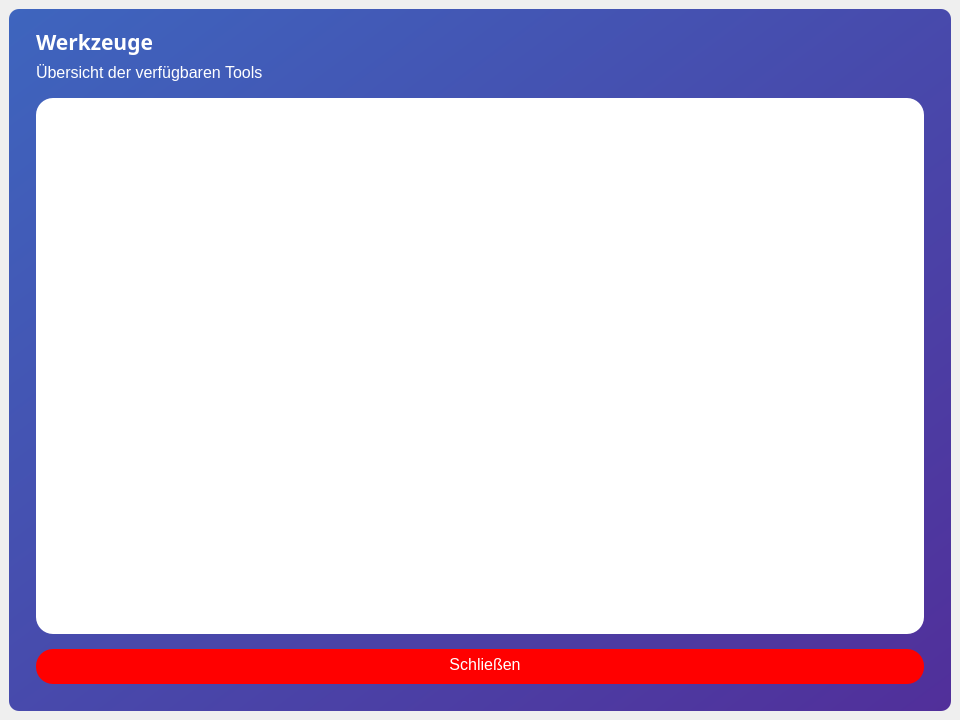
<?xml version="1.0" encoding="UTF-8"?>
<ui version="4.0">
 <class>MainWindow</class>
 <widget class="QMainWindow" name="MainWindow">
  <property name="geometry">
   <rect>
    <x>0</x>
    <y>0</y>
    <width>960</width>
    <height>720</height>
   </rect>
  </property>
  <property name="minimumSize">
   <size>
    <width>960</width>
    <height>720</height>
   </size>
  </property>
  <property name="windowTitle">
   <string>MainWindow</string>
  </property>
  <widget class="QWidget" name="centralwidget">
   <property name="styleSheet">
    <string notr="true"/>
   </property>
   <layout class="QVBoxLayout" name="verticalLayout">
    <property name="leftMargin">
     <number>9</number>
    </property>
    <property name="topMargin">
     <number>9</number>
    </property>
    <property name="rightMargin">
     <number>9</number>
    </property>
    <item>
     <widget class="QFrame" name="shadow_frame">
      <property name="styleSheet">
       <string notr="true">QFrame {
background-color: qlineargradient(spread:pad, x1:0, y1:0, x2:1, y2:1, stop:0 rgba(62, 101, 190, 255), stop:1 rgba(81, 47, 154, 255));
border-radius: 10px;
}


</string>
      </property>
      <property name="frameShape">
       <enum>QFrame::StyledPanel</enum>
      </property>
      <property name="frameShadow">
       <enum>QFrame::Raised</enum>
      </property>
      <layout class="QVBoxLayout" name="verticalLayout_3">
       <property name="leftMargin">
        <number>27</number>
       </property>
       <property name="topMargin">
        <number>18</number>
       </property>
       <property name="rightMargin">
        <number>27</number>
       </property>
       <property name="bottomMargin">
        <number>18</number>
       </property>
       <item>
        <widget class="QLabel" name="label">
         <property name="font">
          <font>
           <family>Segoe UI Light</family>
           <pointsize>16</pointsize>
           <weight>75</weight>
           <bold>true</bold>
          </font>
         </property>
         <property name="styleSheet">
          <string notr="true">background-color: rgba(0, 0, 0, 0);
color: rgb(255, 255, 255);
font-size: 16pt;
font-family: &quot;Segoe UI Light&quot;;
font-weight: bold;</string>
         </property>
         <property name="text">
          <string>Werkzeuge</string>
         </property>
         <property name="indent">
          <number>0</number>
         </property>
        </widget>
       </item>
       <item>
        <widget class="QLabel" name="label_2">
         <property name="styleSheet">
          <string notr="true">background-color: rgba(0, 0, 0, 0);
color: rgb(255, 255, 255);
font-size: 12pt;
font-family: &quot;Segoe UI Light&quot;;
margin-bottom: 10px;</string>
         </property>
         <property name="text">
          <string>Übersicht der verfügbaren Tools</string>
         </property>
         <property name="indent">
          <number>0</number>
         </property>
        </widget>
       </item>
       <item>
        <widget class="QFrame" name="frame_4">
         <property name="minimumSize">
          <size>
           <width>0</width>
           <height>100</height>
          </size>
         </property>
         <property name="styleSheet">
          <string notr="true">background-color: rgba(255, 255, 255, 0);</string>
         </property>
         <property name="frameShape">
          <enum>QFrame::StyledPanel</enum>
         </property>
         <property name="frameShadow">
          <enum>QFrame::Raised</enum>
         </property>
         <layout class="QVBoxLayout" name="verticalLayout_4">
          <property name="leftMargin">
           <number>0</number>
          </property>
          <property name="topMargin">
           <number>0</number>
          </property>
          <property name="rightMargin">
           <number>0</number>
          </property>
          <property name="bottomMargin">
           <number>0</number>
          </property>
          <item>
           <widget class="QFrame" name="frame_2">
            <property name="styleSheet">
             <string notr="true">background-color: rgb(255, 255, 255);
border-radius: 17.0px;</string>
            </property>
            <property name="frameShape">
             <enum>QFrame::StyledPanel</enum>
            </property>
            <property name="frameShadow">
             <enum>QFrame::Raised</enum>
            </property>
            <layout class="QVBoxLayout" name="verticalLayout_2">
             <property name="leftMargin">
              <number>18</number>
             </property>
             <property name="topMargin">
              <number>18</number>
             </property>
             <property name="rightMargin">
              <number>18</number>
             </property>
             <property name="bottomMargin">
              <number>18</number>
             </property>
             <item>
              <widget class="QTableWidget" name="tableWidget">
               <property name="styleSheet">
                <string notr="true">background-color: rgba(255, 255, 255, 0);
font-size: 10pt;
font-family: &quot;Segoe UI Light&quot;;
color: rgb(0, 0, 0);</string>
               </property>
               <property name="sizeAdjustPolicy">
                <enum>QAbstractScrollArea::AdjustIgnored</enum>
               </property>
               <property name="gridStyle">
                <enum>Qt::DotLine</enum>
               </property>
              </widget>
             </item>
            </layout>
           </widget>
          </item>
         </layout>
        </widget>
       </item>
       <item>
        <widget class="QFrame" name="frame">
         <property name="sizePolicy">
          <sizepolicy hsizetype="Expanding" vsizetype="Fixed">
           <horstretch>0</horstretch>
           <verstretch>0</verstretch>
          </sizepolicy>
         </property>
         <property name="minimumSize">
          <size>
           <width>0</width>
           <height>0</height>
          </size>
         </property>
         <property name="styleSheet">
          <string notr="true">background-color: rgba(255, 255, 255, 0);</string>
         </property>
         <property name="frameShape">
          <enum>QFrame::StyledPanel</enum>
         </property>
         <property name="frameShadow">
          <enum>QFrame::Raised</enum>
         </property>
         <layout class="QHBoxLayout" name="horizontalLayout">
          <property name="spacing">
           <number>6</number>
          </property>
          <property name="leftMargin">
           <number>0</number>
          </property>
          <property name="rightMargin">
           <number>0</number>
          </property>
          <item>
           <widget class="QPushButton" name="pushButton">
            <property name="styleSheet">
             <string notr="true">QPushButton {
color: #ffffff;
background-color:  rgb(255, 0, 0);
height: 30px;
padding-left: 10px;
padding-bottom: 5px;
border-radius: 17.0px;
font-size: 12pt;
font-family: &quot;Segoe UI Light&quot;;
}

QPushButton:hover {
border: 2px solid rgb(255, 255, 255);
}

QPushButton:pressed {
color: rgba(255, 255, 255, 0.5);
background-color: rgba(255, 0, 0, 0.5);
}</string>
            </property>
            <property name="text">
             <string>Schließen</string>
            </property>
           </widget>
          </item>
         </layout>
        </widget>
       </item>
      </layout>
     </widget>
    </item>
   </layout>
  </widget>
 </widget>
 <resources/>
 <connections/>
</ui>
